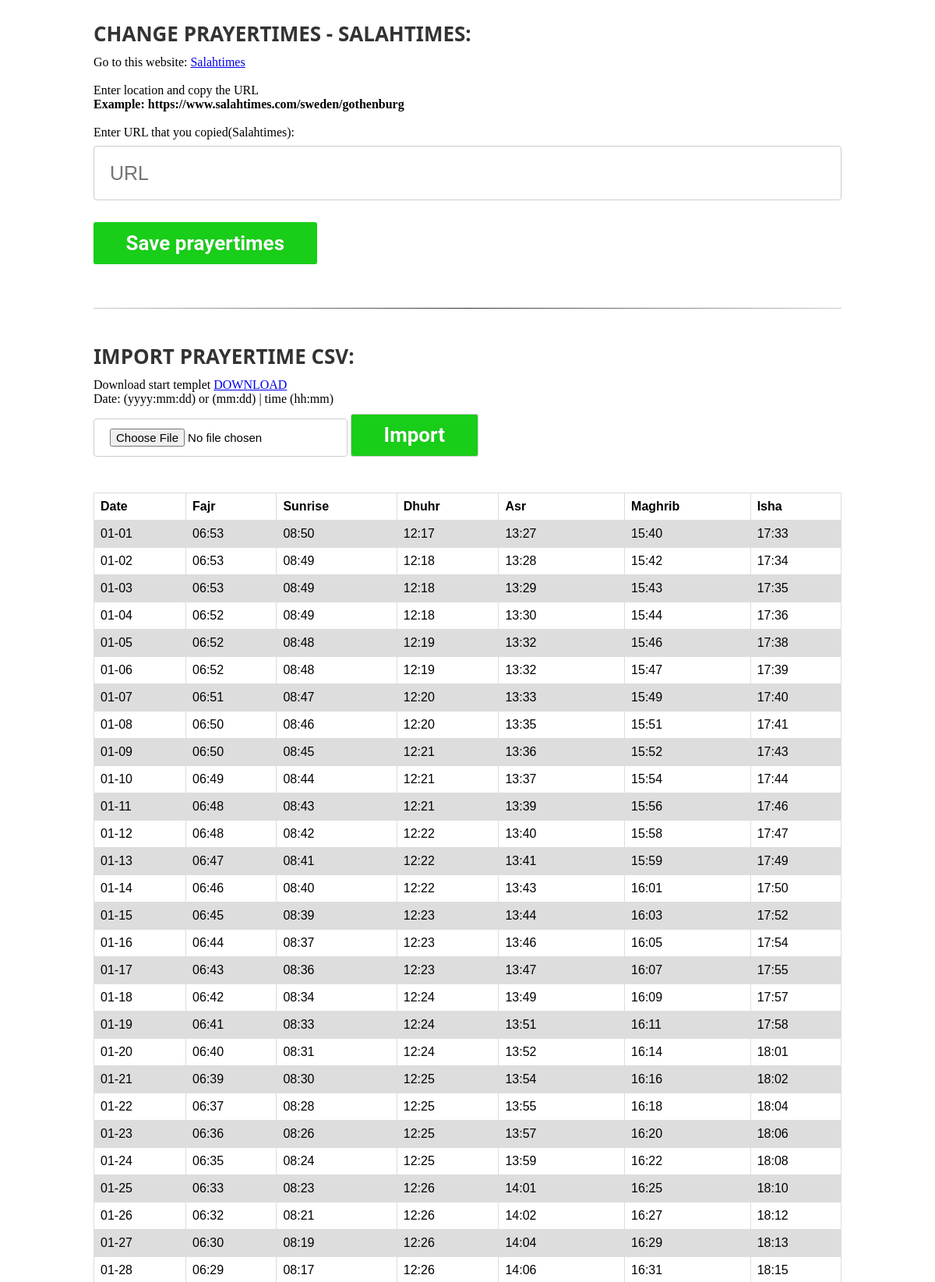
The app's page /prayertime (upper part) with its own data.
### tables this page shows
CREATE TABLE prayertimes (date text, fajr text, sunrise text, dhuhr text, asr text, maghrib text, isha text);

### app.py (the view)
@app.route( '/prayertime' )
def prayertimes():
    conn = sqlite3.connect("database.db")
    c = conn.cursor()
    c.execute("""select * from prayertimes""")
    prayertimes = c.fetchall()
    return render_template( 'time.html', prayertimes = prayertimes )

### templates/time.html (shortened to what this page needs)
{% extends 'layout/layout.html' %}
{% block content %}
<div class="container_padding">
    <h1 class="title left">Change prayertimes - Salahtimes:</h1>
    <p>Go to this website: <a href="https://www.salahtimes.com/countries" target="_blank">Salahtimes</a></p>
    <br>
    <p>Enter location and copy the URL <br><b>Example: https://www.salahtimes.com/sweden/gothenburg</b></p><br>
    <label for="salahtimes_url">Enter URL that you copied(Salahtimes):</label>
    <input type="text" id="salahtimes_url" required  name="salahtimes_url" placeholder="URL">
    <button  id="save_prayertime" class="save" style="display:block; margin: 20px 0px;"  >Save prayertimes</button><br><br><hr><br>
    <form action="/import/prayertime" method="POST" enctype="multipart/form-data">
        <h1 class="title left">Import prayertime CSV:</h1>
        <p>Download start templet <a href="./static/upload/start_template.csv" target="_blank">DOWNLOAD</a></p>
        <p>Date: (yyyy:mm:dd) or (mm:dd) | time (hh:mm) </p>
        <input  style=" font-size:15px; height: auto !important; width: auto !important;" required type="file"  accept=".csv" id="csv"   name="csv" >
        <input type="submit" class="save"  value="Import"><br><br><br>
    </form>
    <table>
        <tr>
        <th>Date</th>
        <th>Fajr</th>
        <th>Sunrise</th>
        <th>Dhuhr</th>
        <th>Asr</th>
        <th>Maghrib</th>
        <th>Isha</th>
        </tr>
        {% for x in prayertimes%}
        <tr>
        <td>{{x[0]}}</td>
        <td>{{x[1]}}</td>
        <td>{{x[2]}}</td>
        <td>{{x[3]}}</td>
        <td>{{x[4]}}</td>
        <td>{{x[5]}}</td>
        <td>{{x[6]}}</td>
        </tr>
        {% endfor %}
    </table>
</div>
{% endblock %}

### static/css/styles.css (style rules this page uses)
* { margin: 0; padding: 0; border: 0; outline: 0; box-sizing: border-box; }
.title { text-align: center; font-family: 'Segoe UI', Tahoma, Geneva, Verdana, sans-serif; margin: 25px 0px 10px 0px; color:#333; text-transform: uppercase; font-size: 26px; }
.save { cursor: pointer; width: auto !important; height: auto !important; background-color: rgb(24, 206, 24); display:inline-block; color: white !important; padding:0.46em 1.6em; margin: 1% auto 1% auto; border-radius:0.12em; font-size: 26px; box-sizing: border-box; text-decoration:none; font-family:'Roboto',sans-serif; font-weight:700; color:#242424; text-shadow: 0 0.004em 0.004em rgba(0,0,0,0.35); transition: all 0.6s; }
table { font-family: arial, sans-serif; border-collapse: collapse; width: 100%; }
td, th { border: 1px solid #dddddd; text-align: left; padding: 8px; }
tr:nth-child(even) { background-color: #dddddd; }
.left { text-align: left !important; }
hr { border: 0; height: 1px;background: #333;background-image: linear-gradient(to right, #ccc, #333, #ccc); }
input { width: 100%; height:70px; padding: 12px 20px; margin: 8px 0; display: inline-block; border: 1px solid #ccc; border-radius: 4px; box-sizing: border-box; font-size: 25px; }
@media only screen and (min-width: 1000px) { .container_padding { padding-right: 10%; padding-left: 10%; margin-right: auto !important; margin-left: auto; } }

### records on screen
prayertimes: date "01-01", fajr "06:53", sunrise "08:50", dhuhr "12:17", asr "13:27", maghrib "15:40", isha "17:33"
prayertimes: date "01-02", fajr "06:53", sunrise "08:49", dhuhr "12:18", asr "13:28", maghrib "15:42", isha "17:34"
prayertimes: date "01-03", fajr "06:53", sunrise "08:49", dhuhr "12:18", asr "13:29", maghrib "15:43", isha "17:35"
prayertimes: date "01-04", fajr "06:52", sunrise "08:49", dhuhr "12:18", asr "13:30", maghrib "15:44", isha "17:36"
prayertimes: date "01-05", fajr "06:52", sunrise "08:48", dhuhr "12:19", asr "13:32", maghrib "15:46", isha "17:38"
prayertimes: date "01-06", fajr "06:52", sunrise "08:48", dhuhr "12:19", asr "13:32", maghrib "15:47", isha "17:39"
prayertimes: date "01-07", fajr "06:51", sunrise "08:47", dhuhr "12:20", asr "13:33", maghrib "15:49", isha "17:40"
prayertimes: date "01-08", fajr "06:50", sunrise "08:46", dhuhr "12:20", asr "13:35", maghrib "15:51", isha "17:41"
prayertimes: date "01-09", fajr "06:50", sunrise "08:45", dhuhr "12:21", asr "13:36", maghrib "15:52", isha "17:43"
prayertimes: date "01-10", fajr "06:49", sunrise "08:44", dhuhr "12:21", asr "13:37", maghrib "15:54", isha "17:44"
prayertimes: date "01-11", fajr "06:48", sunrise "08:43", dhuhr "12:21", asr "13:39", maghrib "15:56", isha "17:46"
prayertimes: date "01-12", fajr "06:48", sunrise "08:42", dhuhr "12:22", asr "13:40", maghrib "15:58", isha "17:47"
prayertimes: date "01-13", fajr "06:47", sunrise "08:41", dhuhr "12:22", asr "13:41", maghrib "15:59", isha "17:49"
prayertimes: date "01-14", fajr "06:46", sunrise "08:40", dhuhr "12:22", asr "13:43", maghrib "16:01", isha "17:50"
prayertimes: date "01-15", fajr "06:45", sunrise "08:39", dhuhr "12:23", asr "13:44", maghrib "16:03", isha "17:52"
prayertimes: date "01-16", fajr "06:44", sunrise "08:37", dhuhr "12:23", asr "13:46", maghrib "16:05", isha "17:54"
prayertimes: date "01-17", fajr "06:43", sunrise "08:36", dhuhr "12:23", asr "13:47", maghrib "16:07", isha "17:55"
prayertimes: date "01-18", fajr "06:42", sunrise "08:34", dhuhr "12:24", asr "13:49", maghrib "16:09", isha "17:57"
prayertimes: date "01-19", fajr "06:41", sunrise "08:33", dhuhr "12:24", asr "13:51", maghrib "16:11", isha "17:58"
prayertimes: date "01-20", fajr "06:40", sunrise "08:31", dhuhr "12:24", asr "13:52", maghrib "16:14", isha "18:01"
prayertimes: date "01-21", fajr "06:39", sunrise "08:30", dhuhr "12:25", asr "13:54", maghrib "16:16", isha "18:02"
prayertimes: date "01-22", fajr "06:37", sunrise "08:28", dhuhr "12:25", asr "13:55", maghrib "16:18", isha "18:04"
prayertimes: date "01-23", fajr "06:36", sunrise "08:26", dhuhr "12:25", asr "13:57", maghrib "16:20", isha "18:06"
prayertimes: date "01-24", fajr "06:35", sunrise "08:24", dhuhr "12:25", asr "13:59", maghrib "16:22", isha "18:08"
prayertimes: date "01-25", fajr "06:33", sunrise "08:23", dhuhr "12:26", asr "14:01", maghrib "16:25", isha "18:10"
prayertimes: date "01-26", fajr "06:32", sunrise "08:21", dhuhr "12:26", asr "14:02", maghrib "16:27", isha "18:12"
prayertimes: date "01-27", fajr "06:30", sunrise "08:19", dhuhr "12:26", asr "14:04", maghrib "16:29", isha "18:13"
prayertimes: date "01-28", fajr "06:29", sunrise "08:17", dhuhr "12:26", asr "14:06", maghrib "16:31", isha "18:15"
